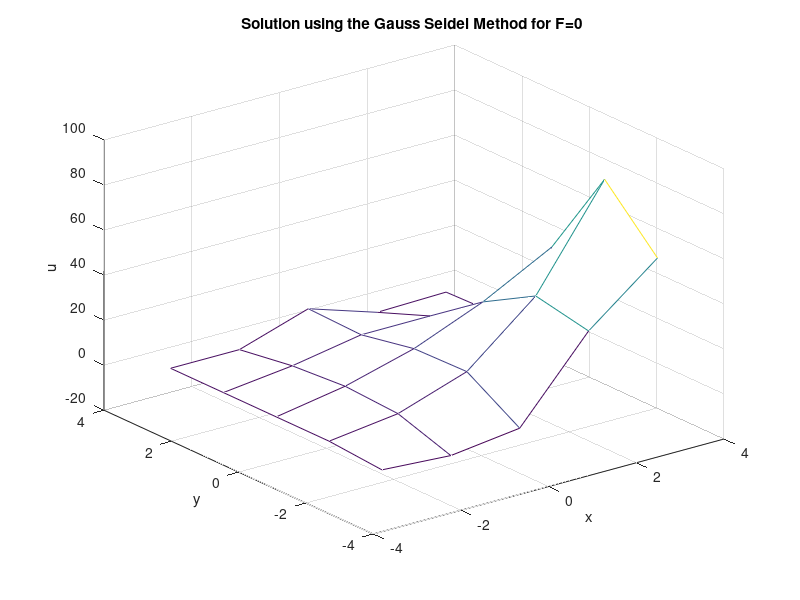
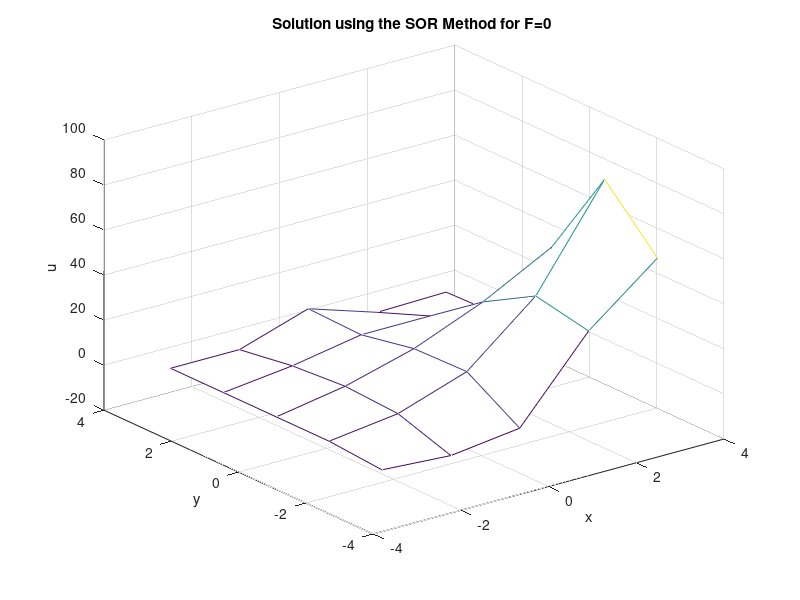

Here is the MATLAB script that generated these plots, in order:
%German Robles
%1456165
%2D Poisson Equation
%APc1-2 version
%May 9th, 2018
%Scientific Computing

clearvars
clc
close all

%% variables that will be used in this problem to solve for 2D poisson and laplace equation

%rectangle of interest
ax = -pi;               %left boundary of rectangle of interest
ay = -pi;               %bottom boundary of rectangle of interest
bx = pi;                %right boundary of rectangle of interest
by = pi;                %top boundary of rectangle of interest
Lx = bx - ax;           %Lx=2pi since thats magnitude of the rectangle in x-direction
Ly = by - ay;           %Ly=2pi since thats magnitude of the rectangle in y-direction

%number of nodes analyzed in this problem
disp('Enter the number of nodes to be analyzed:')       %user friendly input depending on the number of nodes
N = input('Nodes: ');               %choose a desired number of poles

Nx = N;                 %Ny is set equal to the desired number of nodes
Ny = N;                 %Ny is set equal to the desired number of nodes

h2 = (1/(Nx+1))^2;      %since h is the same for deltax and deltay, h^2 is used for the following calculation

hx = linspace(ax,bx,Nx);        %equally spaced vector from -pi to pi using N nodes in x direction
hy = linspace(ay,by,Ny);        %equally spaced vector from -pi to pi usinf N nodes in y direction

[x,y] = meshgrid(hx,hy);        %created matrix from -pi to pi in both direction to simulate rectangle
y = flipud(y);                  %flipped y vector to have it go from -pi to pi in vertical direction

%boundary conditions defined
fa = ((x-ax).^2).*cos(pi.*x/ax);            %equation used for the top boundary condition (dirichlet)
ga = x.*((x-ax).^2);                        %equation used for the bottom boundary condition (dirichlet)
%F = cos((pi/2).*(2.*((x-ax)/(bx-ax))+1)).*sin(pi.*((y-ay)/(by-ay)));                    %right hand side for poissons equation (first case) 
F = zeros(Nx,Ny);              %right hand side for laplaces equation (second case)
uby = fa;                                     %top BC
uay = ga;                                     %bottom BC
ubx = (bx.*((bx-ax).^2))+(((y-ay)/(by-ay)).*((((bx-ax).^2).*cos(pi.*bx/ax))-(bx.*((bx-ax).^2))));   %Right BC

%% boundary conditions prescribed on u matrix

%solvng for outer edges of the u matrix solution
u = zeros(Nx,Ny);       %preallocating the matrix for u matrix solution
u(1,2:Ny-1)=uby(1,2:Ny-1);      %plugging in top BC's defined earlier on the u matrix
u(Nx,2:Ny-1)=uay(Nx,2:Ny-1);    %plugging in bottom BC's defined earlier on the u matrix
u(2:Nx-1,Ny)=ubx(2:Nx-1,Ny);    %plugging in right BC's defined earlier on the u matrix

% neumann boundary condition on the left side of the u matrix

for i = 2:Nx-1
    u(i,1) = (1/4)*(2*u(i,1)+u(i-1,1)+u(i+1,1)+(h2)*F(i,1));    %algorithm used to calculate left BC since a ghost node is requiered 
end

% to provide bettter results, the corners will be calculated as averages of
% the neighboring grids

u(1,1) = (u(1,2)+u(2,1))/2;         %average for top left corner
u(1,Ny) = (u(1,Ny-1)+u(2,Ny))/2;    %average for top right corner
u(Nx,1) = (u(Nx-1,1)+u(Nx,2))/2;    %average for bottom left corner
u(Nx,Ny) = (u(Nx,Ny-1)+u(Nx-1,Ny))/2;   %average for bottom right corner

%% first iterative method used to solve poisson equation: gauss seidel 
    
error = 1;                      %define the error
tole = 1e-6;                    %tolerance used when iterating using the gauss seidel method
gaussit = 0;                    %keeps track of the number of iterations to date
ukp1 = u;                       %defines the u (k+1) matrix to the original u matrix

while error > tole
    gaussit = gaussit + 1;      %iterator count keeps growing for each iteration
    for j = 2:Ny-1
        for i = 2:Nx-1
            ukp1(i,j)=.25*(ukp1(i-1,j)+u(i+1,j)+ukp1(i,j-1)+u(i,j+1)+h2*F(i,j));    %algorithm for the GS method
        end
    end
    error =(1/(Nx*Ny))*sum(sum(abs(ukp1-u)));           %calculated error used for the next iteration
    u = ukp1;
end

%iterations needed to solve
disp('Number of Iterations using the Gauss Seidel method for F=0 =')
disp(gaussit)                   %shows the total number of iteration to converge 

%plots solution
figure(1)                       %plots the u solution on a x, y, and z plane
mesh(x,y,u)
xlabel('x')
ylabel('y')
zlabel('u')
title('Solution using the Gauss Seidel Method for F=0 ')
    
%% second iterative method used to solve poisson equation: SOR method

error = 1;
tole = 1e-6;
gaussit = 0;
ukp1 = u;
w = 1.1;                        %relaxation factor used to solve the SOR method. ideally this value must be within 1 to 2. 
%for this first calculation I used 1.5 but this value needs to be optimzed
%to produce the best results possible in the form of the fastest
%convergence

while error > tole
    gaussit = gaussit + 1;
    for j = 2:Ny-1
        for i = 2:Nx-1
            ukp1(i,j)=((w/4)*(u(i+1,j)+ukp1(i-1,j)+ u(i,j+1)+ ukp1(i,j-1)+(h2*F(i,j))))+(1-w)*u(i,j);   %algorithm for the SOR method
        end
    end
    error =(1/(Nx*Ny))*sum(sum(abs(ukp1-u)));
    u = ukp1;
end

%iterations needed to solve
disp('Number of Iterations using the SOR method for F=0 =')
disp(gaussit) %shows the total number of iteration to converge 

%plots solution
figure(2)                           %plots a second figure to display the SOR solution on a x, y, and z plane
mesh(x,y,u)
xlabel('x')
ylabel('y')
zlabel('u')
title('Solution using the SOR Method for F=0 ')


    
